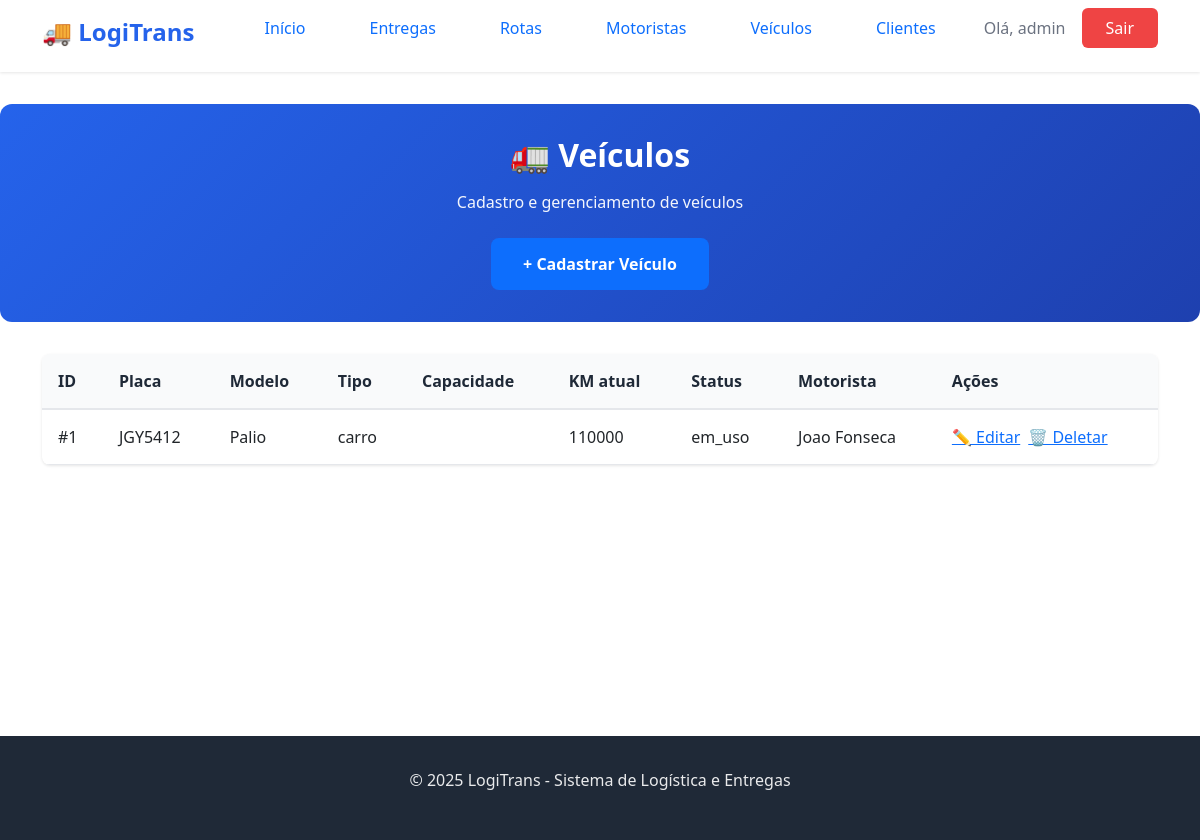
/list_veiculo/ (signed in), run on the app's committed database.
### logistica/models.py (models this page shows, shortened)
class Veiculo(models.Model):
    STATUS_VEICULO = [
    ('disponivel', 'Disponível'),
    ('em_uso', 'Em uso'),
    ('manutencao', 'Manutenção'),
    ]
    TIPO_VEICULO = [
        ('carro', 'Carro'),
        ('van', 'Van'),
        ('caminha', 'Caminhão'),
    ]
    placa = models.CharField(max_length=100)
    modelo = models.CharField(max_length=100)
    tipo = models.CharField(max_length=100, choices=TIPO_VEICULO)
    capacidade_maxima = models.FloatField()
    km_atual = models.IntegerField()
    status = models.CharField(max_length=50, choices=STATUS_VEICULO, default='disponivel')
    motorista = models.ForeignKey(Motorista, on_delete=models.CASCADE)

class Motorista(models.Model):
    STATUS_MOTORISTA = [
        ('ativo', 'Ativo'),
        ('inativo', 'Inativo'),
        ('em_rota', 'Em Rota'),
        ('disponível', 'Disponivel'),
    ]
    TIPO_CNH = [
        ('B', 'B'),
        ('C', 'C'),
        ('D', 'D'),
        ('E', 'E'),
    ]
    nome = models.CharField(max_length=100)
    cpf = models.IntegerField(unique=True)
    cnh = models.CharField(max_length=100, choices=TIPO_CNH)
    telefone = models.CharField(max_length=100)
    status = models.CharField(max_length=100, choices=STATUS_MOTORISTA, default='ativo')
    data_cadastro = models.DateField()
    def __str__(self):
        return self.nome

### logistica/views.py (the view)
# urls.py: path('list_veiculo/', views.list_veiculo, name='list_veiculo'),
@login_required()
def list_veiculo(request):
    veiculos =  Veiculo.objects.all()
    return render(request, 'log/list_veiculo.html', {'veiculos': veiculos})

### logistica/templates/log/list_veiculo.html (shortened to what this page needs)
{% extends 'log/base.html' %}
{% block content %}
<section class="hero hero-small">
    <div class="container">
        <div class="hero-content">
            <h1>🚛 Veículos</h1>
            <p>Cadastro e gerenciamento de veículos</p>
            <a href="{% url 'criar_veiculo' %}" class="btn-primary">+ Cadastrar Veículo</a>
        </div>
    </div>
</section>
<section class="page-section">
    <div class="container">
        <div class="table-container">
            <table class="data-table">
                <thead>
                    <tr>
                        <th>ID</th>
                        <th>Placa</th>
                        <th>Modelo</th>
                        <th>Tipo</th>
                        <th>Capacidade</th>
                        <th>KM atual</th>
                        <th>Status</th>
                        <th>Motorista</th>
                        <th class="actions-column">Ações</th>
                    </tr>
                </thead>
                <tbody>
                    {% for veiculo in veiculos %}
                    <tr>
                        <td>#{{ veiculo.id }}</td>
                        <td>{{ veiculo.placa }}</td>
                        <td>{{ veiculo.modelo }}</td>
                        <td>{{ veiculo.tipo }}</td>
                        <td>{{ veiculo.capacidade }}</td>
                        <td>{{ veiculo.km_atual }}</td>
                        <td>{{ veiculo.status }}</td>
                        <td>{{ veiculo.motorista }}</td>
                        <td>
                            <div class="action-buttons">
                                <a href="{% url 'atualizar_veiculo' veiculo.id %}"
                                   class="btn-action btn-edit"
                                   title="Editar">
                                    ✏️ Editar
                                </a>
                                <a href="{% url 'deletar_veiculo' veiculo.id %}"
                                   class="btn-action btn-delete"
                                   title="Deletar"
                                   onclick="return confirm('Tem certeza que deseja deletar este veículo?')">
                                    🗑️ Deletar
                                </a>
                            </div>
                        </td>
                    </tr>
                    {% endfor %}
                </tbody>
            </table>
        </div>
    </div>
</section>
{% endblock %}

### logistica/templates/log/base.html (shortened to what this page needs)
{% load static %}
<html lang="pt-BR">
<head>
    <link rel="stylesheet" href="{% static 'log/style.css' %}">
    <link href="https://cdn.jsdelivr.net/npm/bootstrap@5.0.0-beta2/dist/css/bootstrap.min.css" rel="stylesheet">
</head>
<body>
    <nav class="navbar">
        <div class="container">
            <div class="nav-brand">
                <h1>🚚 LogiTrans</h1>
            </div>
            <ul class="nav-menu">
                <li><a href="{% url 'home' %}" class="nav-link">Início</a></li>
                {% if user.is_authenticated %}
                    <li><a href="{% url 'list_entrega' %}" class="nav-link">Entregas</a></li>
                    <li><a href="{% url 'list_rota' %}" class="nav-link">Rotas</a></li>
                    <li><a href="{% url 'list_motorista' %}" class="nav-link">Motoristas</a></li>
                    <li><a href="{% url 'list_veiculo' %}" class="nav-link">Veículos</a></li>
                    <li><a href="{% url 'list_cliente' %}" class="nav-link">Clientes</a></li>
                    <li class="user-info">
                        <span>Olá, {{ user.username }}</span>
                        <a href="{% url 'logout' %}" class="btn-logout">Sair</a>
                    </li>
                {% else %}
                    <li><a href="{% url 'login' %}" class="btn-login">Entrar</a></li>
                {% endif %}
            </ul>
        </div>
    </nav>
    <main class="main-content">
        {% block content %}
        {% endblock %}
    </main>
    <footer class="footer">
        <div class="container">
            <p>&copy; 2025 LogiTrans - Sistema de Logística e Entregas</p>
        </div>
    </footer>
</body>
</html>

### logistica/static/log/style.css (style rules this page uses)
* { margin: 0; padding: 0; box-sizing: border-box; }
:root { --primary-color: #2563eb; --primary-dark: #1e40af; --secondary-color: #10b981; --danger-color: #ef4444; --warning-color: #f59e0b; --text-primary: #1f2937; --text-secondary: #6b7280; --bg-light: #f9fafb; --bg-white: #ffffff; --border-color: #e5e7eb; --shadow: 0 1px 3px rgba(0, 0, 0, 0.1); --shadow-lg: 0 10px 15px -3px rgba(0, 0, 0, 0.1); }
body { font-family: 'Segoe UI', Tahoma, Geneva, Verdana, sans-serif; color: var(--text-primary); background-color: var(--bg-light); line-height: 1.6; }
.container { max-width: 1200px; margin: 0 auto; padding: 0 20px; }
.navbar { background-color: var(--bg-white); box-shadow: var(--shadow); position: sticky; top: 0; z-index: 1000; padding: 1rem 0; }
.navbar .container { display: flex; justify-content: space-between; align-items: center; }
.nav-brand h1 { font-size: 1.5rem; color: var(--primary-color); font-weight: 700; }
.nav-menu { display: flex; list-style: none; gap: 2rem; align-items: center; }
.nav-link { color: var(--text-primary); text-decoration: none; font-weight: 500; transition: color 0.3s; }
.user-info { display: flex; align-items: center; gap: 1rem; }
.user-info span { color: var(--text-secondary); }
.btn-login, .btn-logout { background-color: var(--primary-color); color: white; padding: 0.5rem 1.5rem; border-radius: 6px; text-decoration: none; font-weight: 500; transition: background-color 0.3s; }
.btn-logout { background-color: var(--danger-color); }
.main-content { min-height: calc(100vh - 200px); padding: 2rem 0; }
.hero { background: linear-gradient(135deg, var(--primary-color) 0%, var(--primary-dark) 100%); color: white; padding: 4rem 0; text-align: center; border-radius: 12px; margin: 2rem 0; }
.hero-content h1 { font-size: 3rem; margin-bottom: 1rem; font-weight: 700; }
.hero-content p { font-size: 1.25rem; margin-bottom: 2rem; opacity: 0.95; }
.btn-primary { background-color: white; color: var(--primary-color); padding: 0.875rem 2rem; border-radius: 8px; text-decoration: none; font-weight: 600; display: inline-block; transition: transform 0.3s, box-shadow 0.3s; border: none; cursor: pointer; font-size: 1rem; }
.hero-small { padding: 2rem 0; margin: 0; }
.hero-small .hero-content h1 { font-size: 2rem; }
.hero-small .hero-content p { font-size: 1rem; margin-bottom: 1.5rem; }
.page-section { padding: 2rem 0; }
.table-container { background: var(--bg-white); border-radius: 8px; box-shadow: var(--shadow); overflow-x: auto; }
.data-table { width: 100%; border-collapse: collapse; }
.data-table thead { background-color: var(--bg-light); }
.data-table th { padding: 1rem; text-align: left; font-weight: 600; color: var(--text-primary); border-bottom: 2px solid var(--border-color); }
.data-table td { padding: 1rem; border-bottom: 1px solid var(--border-color); }
.action-buttons { display: flex; gap: 0.5rem; }
.footer { background-color: var(--text-primary); color: white; text-align: center; padding: 2rem 0; margin-top: 4rem; }
.footer p { opacity: 0.9; }

### data on the page
Veiculo: id "1", placa "JGY5412", modelo "Palio", tipo "carro", km_atual "110000", status "em_uso", motorista "Joao Fonseca"

### other printed values
{{ user.username }} "admin"
